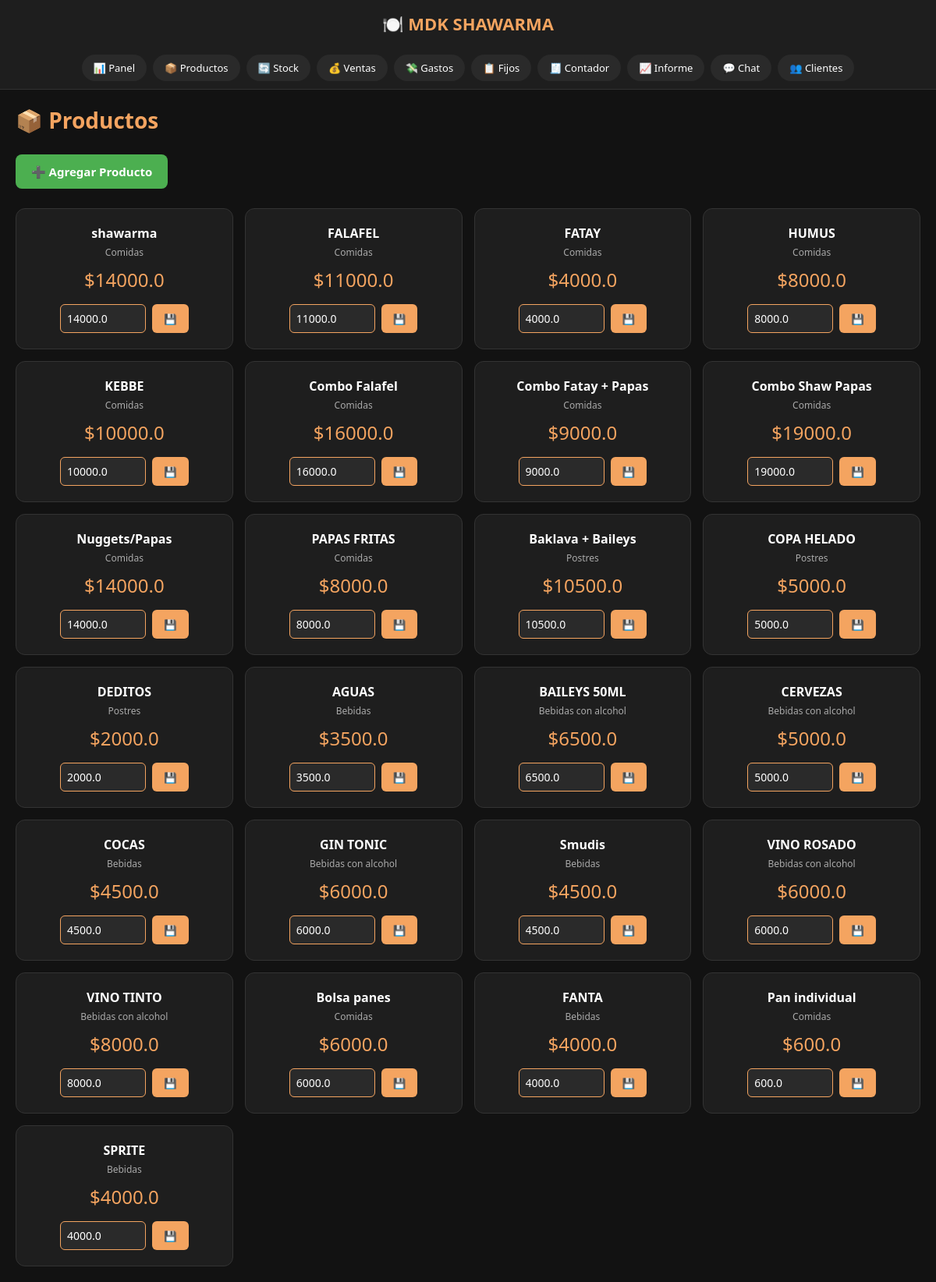
The page /productos (signed in) on the database as committed earlier.
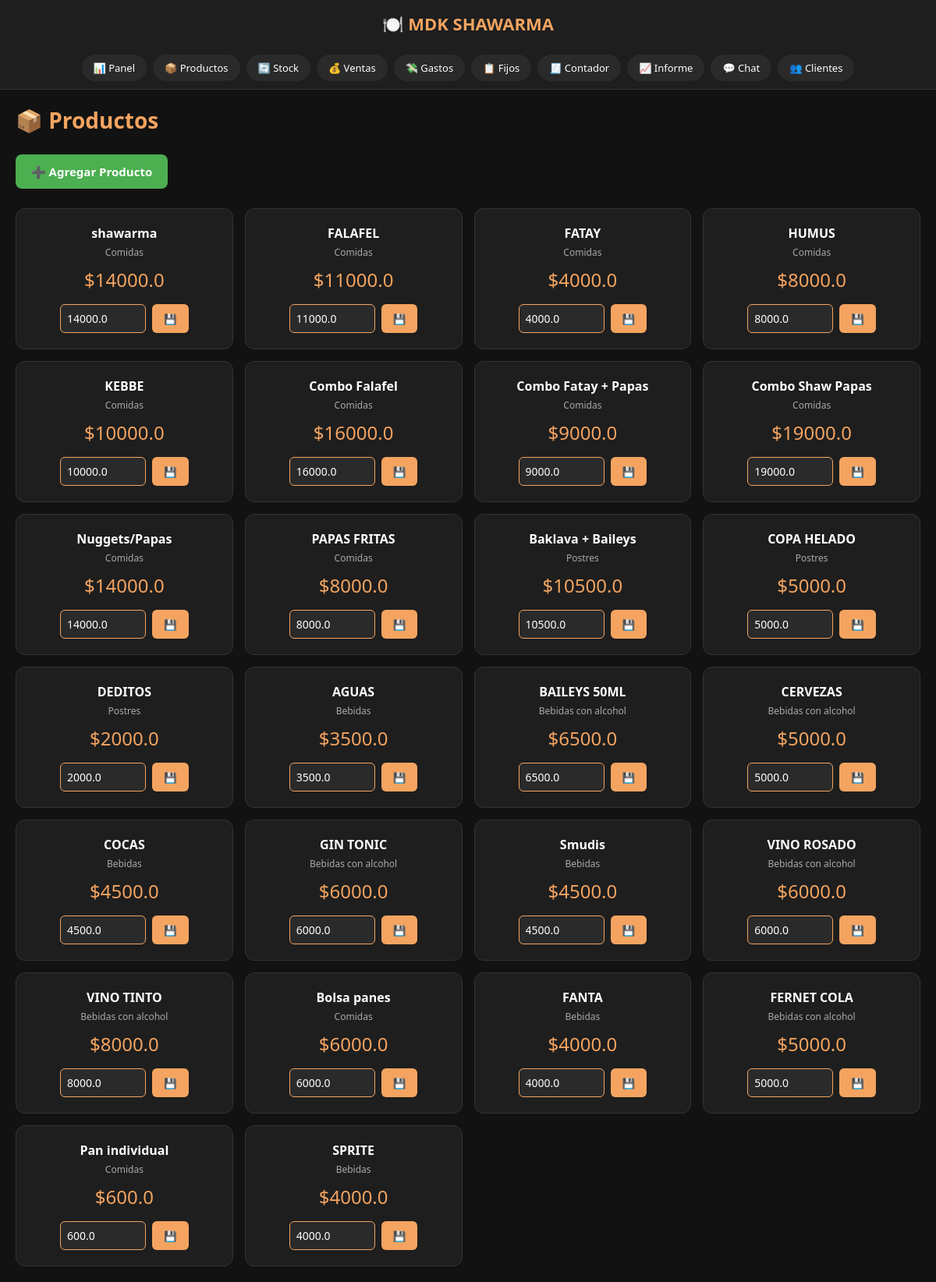
The same page on the database as committed later.
### tables this page shows
CREATE TABLE productos (
                id INTEGER PRIMARY KEY AUTOINCREMENT,
                nombre TEXT NOT NULL,
                categoria TEXT,
                precio REAL NOT NULL,
                stock INTEGER DEFAULT 0,
                stock_minimo INTEGER DEFAULT 10
            );

### app.py (the view)
@app.route('/productos', methods=['GET', 'POST'])
@login_requerido
def productos():
    conn = get_db()
    cursor = conn.cursor()
    if request.method == 'POST':
        producto_id = request.form.get('producto_id')
        nuevo_precio = request.form.get('precio')
        if producto_id and nuevo_precio:
            cursor.execute("UPDATE productos SET precio = ? WHERE id = ?", (float(nuevo_precio), int(producto_id)))
            conn.commit()
    cursor.execute("SELECT * FROM productos")
    productos_raw = cursor.fetchall()
    productos = sorted(productos_raw, key=lambda p: (orden_importancia(p[1]), p[1]))
    conn.close()
    empleado = es_empleado()
    return render_template('productos.html', productos=productos, empleado=empleado)

### app.py (called while the page is built)
def get_db():
    conn = sqlite3.connect('mdk.db')
    conn.row_factory = sqlite3.Row
    return conn

def login_requerido(f):
    @functools.wraps(f)
    def decorador(*args, **kwargs):
        if not session.get('autenticado'):
            return redirect(url_for('login'))
        return f(*args, **kwargs)
    return decorador

def orden_importancia(nombre):
    nombre_lower = nombre.lower()
    if 'combo' in nombre_lower:
        return 5
    elif 'shawarma' in nombre_lower:
        return 0
    elif 'falafel' in nombre_lower:
        return 1
    elif 'fatay' in nombre_lower:
        return 2
    elif 'humus' in nombre_lower:
        return 3
    elif 'kebbe' in nombre_lower:
        return 4
    elif 'papas' in nombre_lower:
        return 6
    elif any(p in nombre_lower for p in ['postre', 'helado', 'deditos', 'baklava']):
        return 7
    elif any(b in nombre_lower for b in ['agua', 'coca', 'smudis', 'cerveza', 'baileys', 'gin', 'vino']):
        return 8
    else:
        return 9

def es_empleado():
    ip = request.remote_addr
    return ip != '127.0.0.1'

### templates/productos.html (shortened to what this page needs)
<!DOCTYPE html>
<html lang="es">
<head>
</head>
<body>
    <div class="header"><h2>🍽️ MDK SHAWARMA</h2></div>
    <div class="menu">
        {% if empleado %}
        <a href="/empleado">👨‍🍳 Menú Empleado</a>
        <a href="/ventas">💰 Ventas</a>
        <a href="/productos">📦 Productos</a>
        <a href="/stock">🔄 Stock</a>
        <a href="/gastos">💸 Gastos</a>
        {% else %}
        <a href="/">📊 Panel</a>
        <a href="/productos">📦 Productos</a>
        <a href="/stock">🔄 Stock</a>
        <a href="/ventas">💰 Ventas</a>
        <a href="/gastos">💸 Gastos</a>
        <a href="/gastos_fijos">📋 Fijos</a>
        <a href="/contador">🧾 Contador</a>
        <a href="/informe">📈 Informe</a>
        <a href="/chat">💬 Chat</a>
        <a href="/clientes">👥 Clientes</a>
        {% endif %}
    </div>
    <div class="content">
        <h1>📦 Productos</h1>
        {% if not empleado %}
        <button class="btn-agregar" onclick="abrirModal()">➕ Agregar Producto</button>
        {% endif %}
        <div class="productos-grid">
            {% for p in productos %}
            <div class="producto-card">
                <h3>{{ p[1] }}</h3>
                <div class="categoria">{{ p[2] }}</div>
                <div class="precio-actual">${{ p[3] }}</div>
                {% if not empleado %}
                <form method="POST" action="/productos" style="display:flex; gap:8px; justify-content:center;">
                    <input type="number" name="precio" value="{{ p[3] }}" step="100">
                    <button type="submit">💾</button>
                </form>
                {% endif %}
            </div>
            {% endfor %}
        </div>
    </div>
</body>
</html>

Rows that differ between the two databases and show on the page:
added productos: nombre "FERNET COLA", categoria "Bebidas con alcohol", precio "5000.0"
